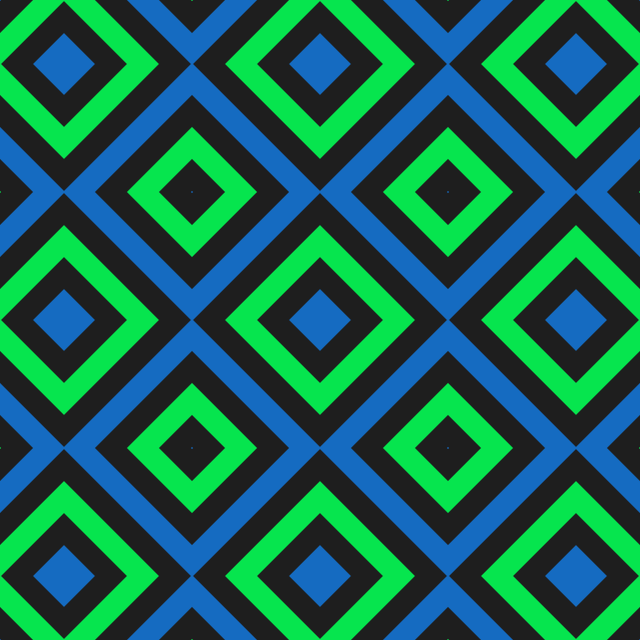
Frame 1 (no input)
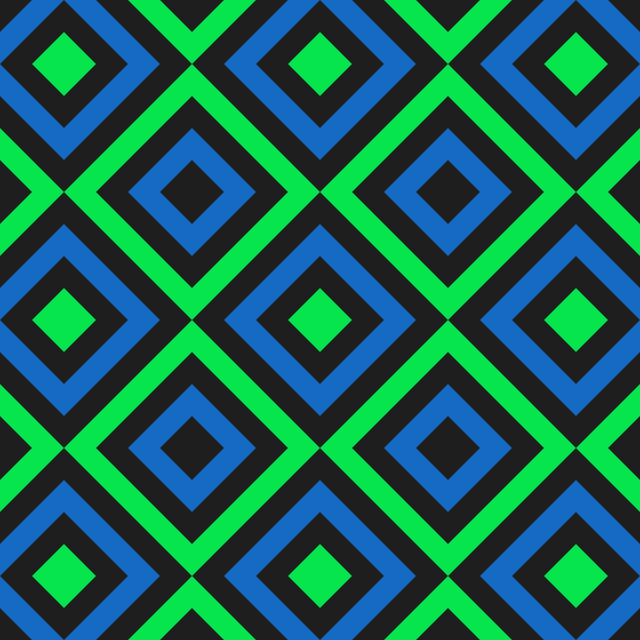
Frame 60 (the mouse pressed at the canvas centre just before this capture)
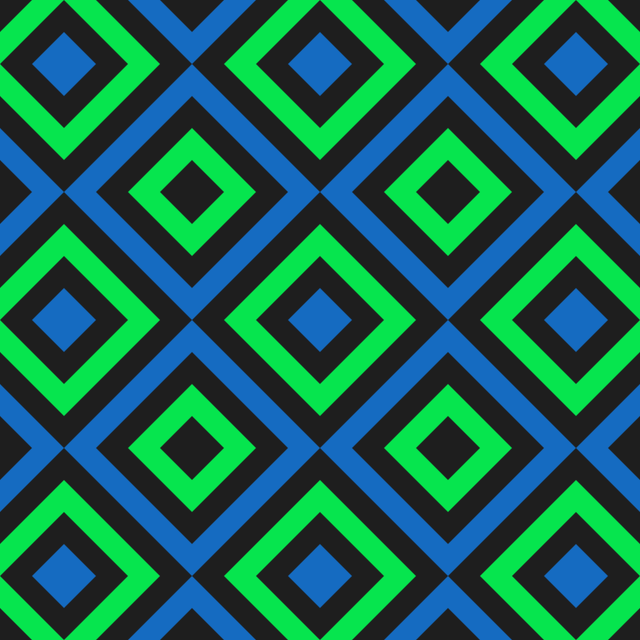
Frame 120 (the mouse held since frame 60 and released just before this capture)

The Processing sketch that drew these frames (run headless with seeded random() and noise(); from frame 60 on, the mouse is pressed at the canvas centre):

// Processing sketch: angled_loop
// ── angled_loop.pde
float box_size = 128;

void setup() {
	size(640, 640);
}

void draw() {
	background(30);
	
	PGraphics pg = createGraphics(int(box_size), int(box_size));
	
	color col_black = color(30);
	color col_green = color(6, 229, 78);
	color col_blue = color(21, 107, 193);
	
	pg.beginDraw();
	pg.background(col_black);
	
	int num_stripes = 4;
	float box_size_diag = sqrt( ((box_size * box_size) + (box_size * box_size)) );
	float stripe_size = (box_size_diag / (num_stripes * 2));
	float frames_per_iteration = 120;
	float offset = ((stripe_size * 4) * ((frameCount % frames_per_iteration) / frames_per_iteration));
	
	pg.rotate(radians(-45));
	
	for(int i = 0; i <= (num_stripes + 1); i++) {
		float frame_offset = (offset + (stripe_size * (i * 2))) - (stripe_size * 2);
		
		pg.noStroke();
		
		if((i % 2) == 1) {
			pg.fill(col_blue);
		} else {
			pg.fill(col_green);
		}
		
		pg.rect(
			-box_size,
			frame_offset - stripe_size,
			(box_size + box_size),
			stripe_size
		);
	}
	
	
	pg.endDraw();
	
	
	float centerX = (width / 2);
	float centerY = (width / 2);
	
	drawSquaresAtXY(pg, centerX, centerY);
	drawSquaresAtXY(pg, centerX - (box_size * 2), centerY);
	drawSquaresAtXY(pg, centerX + (box_size * 2), centerY);
	drawSquaresAtXY(pg, centerX, centerY - (box_size * 2));
	drawSquaresAtXY(pg, centerX, centerY + (box_size * 2));
	
	drawSquaresAtXY(pg, centerX - (box_size * 2), centerY - (box_size * 2));
	drawSquaresAtXY(pg, centerX + (box_size * 2), centerY - (box_size * 2));
	drawSquaresAtXY(pg, centerX - (box_size * 2), centerY + (box_size * 2));
	drawSquaresAtXY(pg, centerX + (box_size * 2), centerY + (box_size * 2));
	
	
	// noFill();
	// stroke(color(255, 0, 0));
	// line((width / 2), 0, (width / 2), height);
	// line(0, (height / 2), width, (height / 2));
	
}


void drawSquaresAtXY(PGraphics pg, float x, float y) {
	pushMatrix();
	pushStyle();
	
	translate(x, y);
	
	// TL
	pushMatrix();
	pushStyle();
	
	image(pg, -box_size, -box_size);
	
	popStyle();
	popMatrix();
	
	
	// TR
	pushMatrix();
	pushStyle();
	
	translate(0, -box_size);
	rotate(radians(90));
	image(pg, 0, -box_size);
	
	popStyle();
	popMatrix();
	
	
	// BR
	pushMatrix();
	pushStyle();
	
	translate(box_size, 0);
	rotate(radians(180));
	image(pg, 0, -box_size);
	
	popStyle();
	popMatrix();
	
	
	// BL
	pushMatrix();
	pushStyle();
	
	//translate(box_size, 0);
	rotate(radians(270));
	image(pg, -box_size, -box_size);
	
	popStyle();
	popMatrix();
	
	popStyle();
	popMatrix();
}
